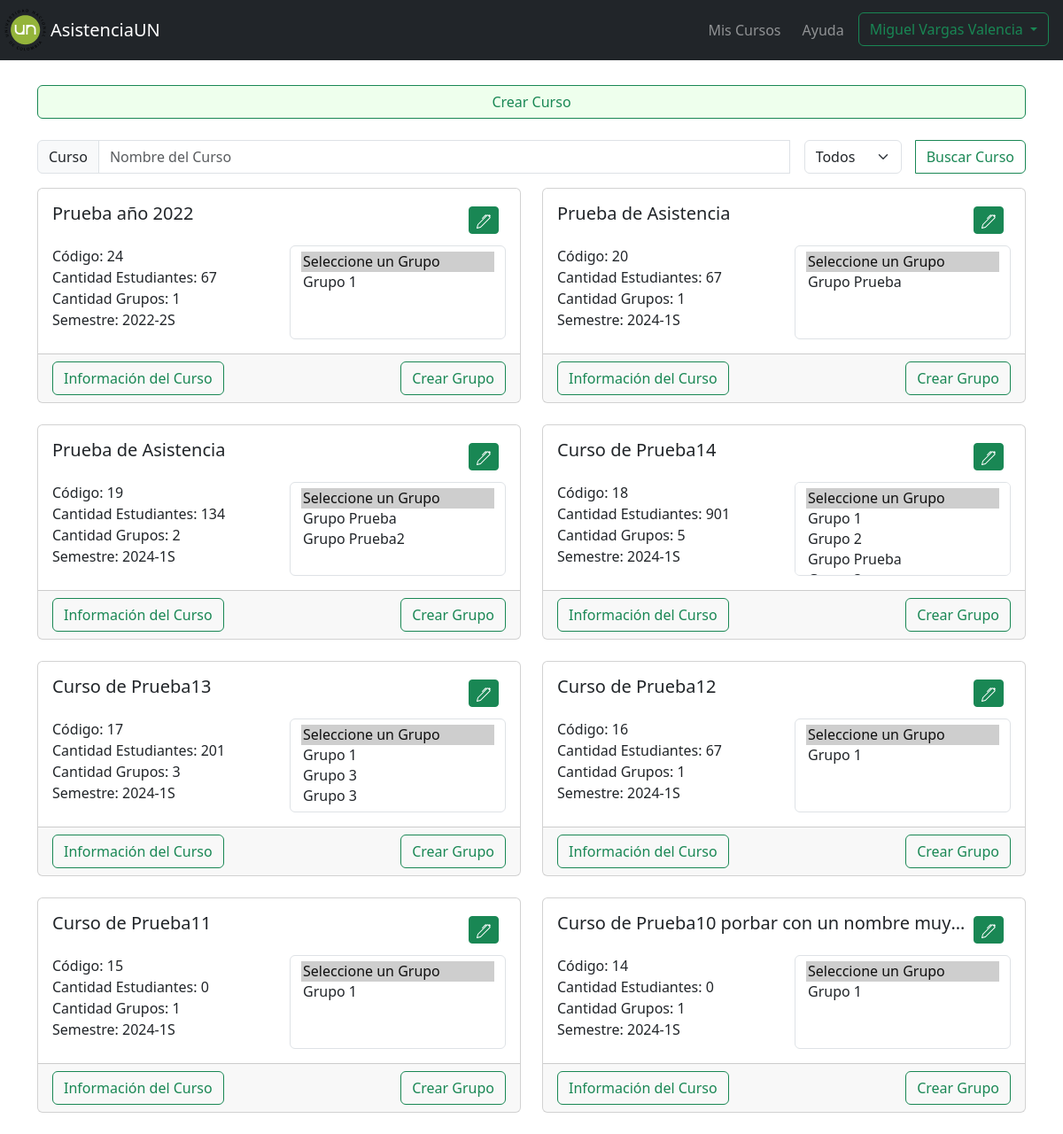
The page /cursos_estudiantes/ (signed in) on the database as committed earlier.
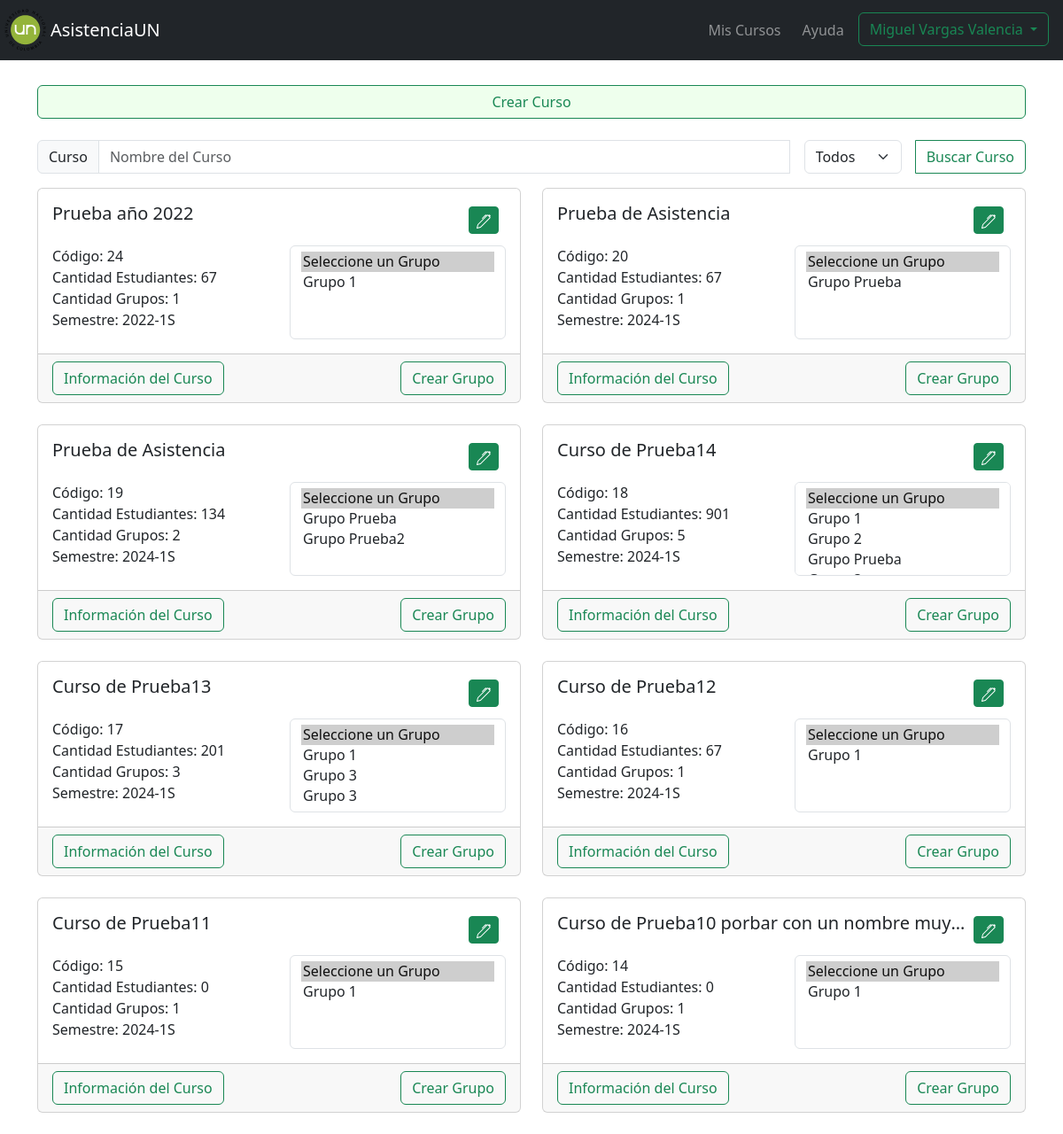
The same page on the database as committed later.
### myapp/models.py (models this page shows)
class Cursos(models.Model):
    id_curso = models.AutoField(primary_key=True)
    nombre_curso = models.CharField(max_length=100, null=False)
    anio_curso = models.IntegerField(null=False)
    semestre_curso = models.CharField(max_length=2, null=False, choices=[('1S', '1S'), ('2S', '2S')])
    fecha_creacion_curso = models.DateTimeField(auto_now_add=True)
    profesor_curso = models.ForeignKey(Profesores, on_delete=models.CASCADE)

### myapp/views.py (the view)
# urls.py: path('cursos_estudiantes/', views.cursos_estudiantes,name="cursos_estudiantes"),
@login_required
def cursos_estudiantes(request):
    if  'profesor_id' in request.session:
        profesor = Profesores.objects.get(id=request.session['profesor_id'])
        listar_cursos= informacion_cursos_estudiantes.informacion_listado_cursos(request.session['profesor_id'])
        datos= listar_cursos.ejecutar()
        semestres= listar_cursos.anios_semestre()
        if request.method == 'POST':
            if 'buscar_cursos' in request.POST:
                periodo = request.POST.get('semestre')
                nombre_curso= request.POST.get('nombre_curso')
                if periodo:
                    semestre = periodo.split('-')[1]
                    anio_curso = periodo.split('-')[0]
                    datos= listar_cursos.buscar_cursos(nombre_curso,anio_curso, semestre)
                else:
                    datos= listar_cursos.buscar_cursos(nombre_curso)
                return render(request, 'profesores/cursos_estudiantes.html', {'cursos': datos,'semestres':semestres ,'profesor': profesor})
            elif 'crearCurso' in request.POST:
                try:
                    nombre_curso = request.POST.get('nombre_curso')
                    anio_curso = request.POST.get('anio_curso')
                    semestre_curso = request.POST.get('semestre_curso')
                    profesor = Profesores.objects.get(id=request.session['profesor_id'])
                    curso = Cursos.objects.create(
                        nombre_curso = nombre_curso,
                        anio_curso = anio_curso,
                        semestre_curso = semestre_curso,
                        profesor_curso = profesor
                    )
                    numero_grupo = request.POST.get('grupo_curso')
                    grupo = Grupos.objects.create(
                        nombre_grupo = numero_grupo,
                        curso_grupo = curso
                    )
                    archivo = request.FILES['listaEstudiantes_curso']
                    agregar_estudiantes= crear_estudiantes.Crear_grupo_estudiantes(archivo, grupo.id_grupo)
                    agregar_estudiantes.ejecutar()
                    return redirect('cursos_estudiantes')
                except Exception as e:
                    listar_cursos= informacion_cursos_estudiantes.informacion_listado_cursos(request.session['profesor_id'])
                    datos= listar_cursos.ejecutar()
                    return render(request, 'profesores/cursos_estudiantes.html', {'cursos': datos,'semestres':semestres ,'profesor': profesor,'error': f'No se pudo crear el curso: {str(e)}'})
            elif 'crearGrupo' in request.POST:
                try:
                    curso_id = request.POST.get('codigoCurso')
                    print(curso_id)
                    curso = Cursos.objects.get(id_curso=curso_id)
                    numero_grupo = request.POST.get('numero_grupo')
                    grupo = Grupos.objects.create(
                        nombre_grupo = numero_grupo,
                        curso_grupo = curso
                    )
                    archivo = request.FILES['listaEstudiantes']
                    agregar_estudiantes= crear_estudiantes.Crear_grupo_estudiantes(archivo, grupo.id_grupo)
                    agregar_estudiantes.ejecutar()
                    return redirect('cursos_estudiantes')
                except Exception as e:
                    listar_cursos= informacion_cursos_estudiantes.informacion_listado_cursos(request.session['profesor_id'])
                    datos= listar_cursos.ejecutar()
                    return render(request, 'profesores/cursos_estudiantes.html', {'cursos': datos,'semestres':semestres ,'profesor': profesor,'error': f'No se pudo crear el grupo: {str(e)}'})
            for i in datos:
                if f'info_{i[0].id_curso}' in request.POST:
                    try:
                        id_grupo = request.POST.get('grupo')
                        grupo= Grupos.objects.get(id_grupo=id_grupo)
                        if grupo is not None:
                            return redirect('informacion_curso',  grupo=grupo.id_grupo)
                        else:
                            return redirect('cursos_estudiantes')
                    except Exception as e:
                        print(e)
                        redirect('cursos_estudiantes')
                elif f'eliminar_curso_{i[0].id_curso}' in request.POST:
                    try:
                        curso= Cursos.objects.get(id_curso=i[0].id_curso)
                        curso.delete()
                        return redirect('cursos_estudiantes')
                    except Exception as e:
                        print(e)
                        redirect('cursos_estudiantes')
                elif f'editar_curso_{i[0].id_curso}' in request.POST:
                    try:
                        curso_id = request.POST.get('codigoCurso')
                        curso = Cursos.objects.get(id_curso=curso_id)
                        nombre_curso = request.POST.get('nombre_curso')
                        anio_curso = request.POST.get('anio_curso')
                        semestre_curso = request.POST.get('semestre_curso')
                        curso.nombre_curso = nombre_curso
                        curso.anio_curso = anio_curso
                        curso.semestre_curso = semestre_curso
                        curso.save()
                        return redirect('cursos_estudiantes')
                    except Exception as e:
                        print(e)
                        redirect('cursos_estudiantes')
        else:
            if 'profesor_id' in request.session:
                listar_cursos= informacion_cursos_estudiantes.informacion_listado_cursos(request.session['profesor_id'])
                datos= listar_cursos.ejecutar()
                return render(request, 'profesores/cursos_estudiantes.html', {'cursos': datos,'semestres':semestres ,'profesor': profesor})
            else:
                return redirect('index')
    listar_cursos= informacion_cursos_estudiantes.informacion_listado_cursos(request.session['profesor_id'])
    datos= listar_cursos.ejecutar()
    return render(request, 'profesores/cursos_estudiantes.html', {'cursos': datos,'semestres':semestres ,'profesor': profesor})

### myapp/funciones/informacion_cursos_estudiantes.py (called while the page is built)
    def listar_cursos(self):
        cursos = Cursos.objects.filter(profesor_curso=self.id_profesor).order_by('-id_curso')
        return cursos

    def cantidad_estudiantes(self, grupo):
        estudiantes = Inscripcion.objects.filter(grupo=grupo)
        cantidad = estudiantes.count()
        return cantidad

    def listar_grupos(self, cursos):
        datos = []
        for curso in cursos:
            grupos_curso = Grupos.objects.filter(curso_grupo=curso).order_by('id_grupo')
            cantidad_total_estudiantes = 0
            porcentaje_asistencia = 0
            for grupo in grupos_curso:
                cantidad = self.cantidad_estudiantes(grupo)
                cantidad_total_estudiantes += cantidad
            cantidad_grupos = grupos_curso.count()
            datos.append((curso,grupos_curso,cantidad_total_estudiantes,cantidad_grupos))
        return datos

    def ejecutar(self):
        cursos= self.listar_cursos()
        datos= self.listar_grupos(cursos)
        return datos

### myapp/templates/profesores/cursos_estudiantes.html (shortened to what this page needs)
{% extends "profesores/format.html" %}
{% block content %}
<div class="container mt-5 pt-5">
    <div class="d-grid gap-2 pb-4">
        <button type="button" class="btn btn-outline-success btn-tomar-asistencia" data-bs-toggle="modal"
            data-bs-target="#crearCursoModal" id="crear-curso-btn-modal">
            Crear Curso
        </button>
    </div>
    <form method="POST">
        <div class="input-group mb-3">
            <span class="input-group-text">Curso</span>
            <input type="text" id="crear-curso-input" class="form-control" placeholder="Nombre del Curso" aria-label="Search"
                aria-describedby="search-button" name="nombre_curso">
            <div class="btn-group mr-2 ml-2" role="group">
                <select class="form-select mr-2 ml-2" aria-label="Default select example" name="semestre">
                    <option selected disabled value="">Todos</option>
                </select>
            </div>
            <div class="input-group-append">
                <button class="btn btn-outline-success" type="submit" id="search-button" name="buscar_cursos">Buscar
                    Curso</button>
            </div>
        </div>
    </form>
    <div class="row">
        {% if cursos %}
        {% for curso in cursos %}
        <div class="col-md-6">
            <div class="card mb-4">
                <form method="POST">
                    <div class="card-body">
                        <div class="dropdown">
                            <div class="btn-sm float-end">
                                <a class="btn btn-success btn-sm" href="#" role="button" id="dropdownMenuLink"
                                    data-bs-toggle="dropdown" aria-expanded="false">
                                </a>
                            </div>
                        </div>
                        <h5 class="card-title mb-4" title="{{curso.0.nombre_curso}}">
                            {{curso.0.nombre_curso}}</h5>
                        <div class="row">
                            <div class="col-6">
                                <p class="card-text">
                                    Código: {{curso.0.id_curso}}<br>
                                    Cantidad Estudiantes: {{curso.2}} <br>
                                    Cantidad Grupos: {{curso.3}} <br>
                                    Semestre: {{curso.0.anio_curso}}-{{curso.0.semestre_curso}} <br>
                                </p>
                            </div>
                            <div class="col-6">
                                <select class="form-select" aria-label="multiple select example" multiple name="grupo">
                                    <option selected value="todos">Seleccione un Grupo</option>
                                    {% for grupo in curso.1 %}
                                    <option value="{{ grupo.id_grupo }}">Grupo {{ grupo.nombre_grupo }}
                                    </option>
                                    {% endfor %}
                                </select>
                            </div>
                        </div>
                    </div>
                    <div class="card-footer">
                        <button type="submit" class="btn btn-outline-success"
                            name="info_{{ curso.0.id_curso }}">Información del Curso</button>
                        <button type="button" class="btn btn-outline-success float-end crear-grupo" data-bs-toggle="modal"
                            name="crearGrupo_{{ curso.0.id_curso }}"
                            data-bs-target="#crearGrupo_{{ curso.0.id_curso }}">Crear Grupo</button>
                    </div>
                </form>
            </div>
        </div>
        {% endfor %}
        {% endif %}
    </div>
</div>
{% endblock %}

Rows that differ between the two databases and show on the page:
changed Cursos "Prueba año 2022": semestre_curso "2S" → "1S"
